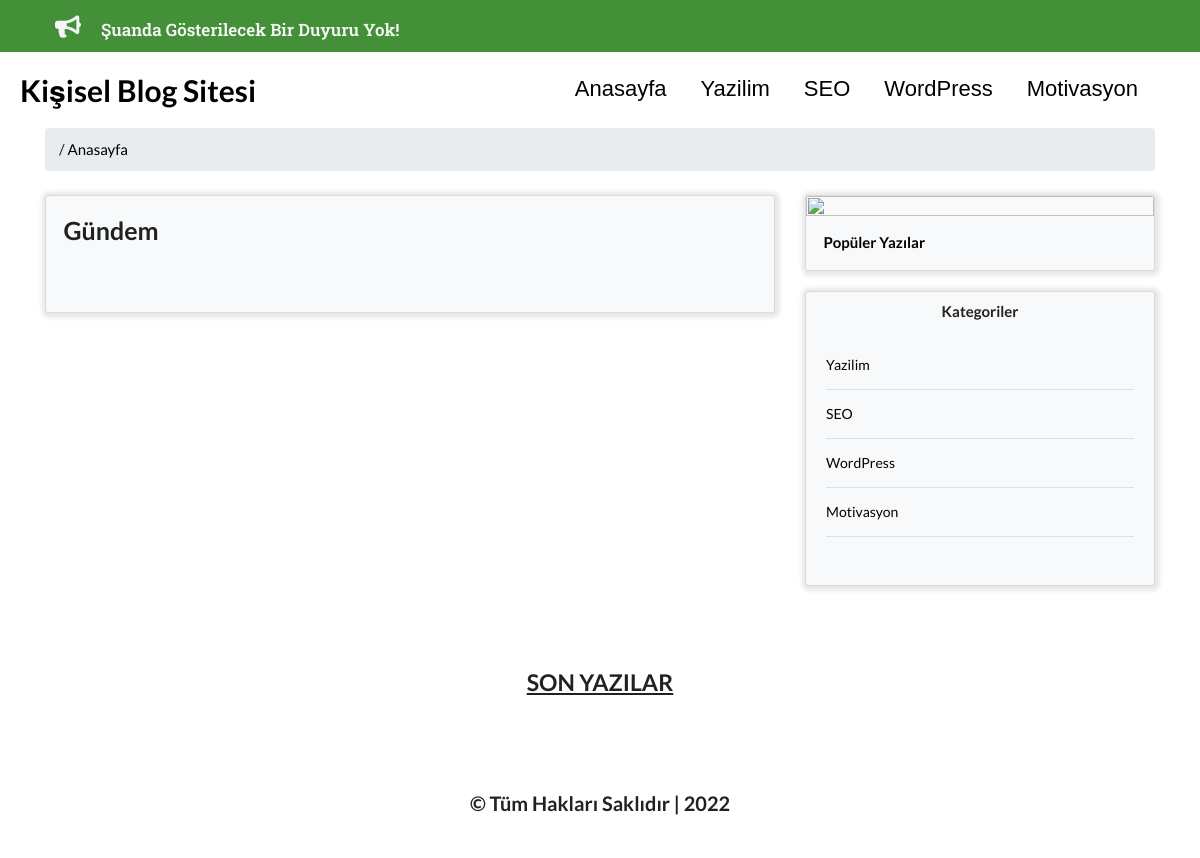
The page /index.php on the database its author committed.
### tables this page shows
CREATE TABLE IF NOT EXISTS `kategoriler` (
  `id` int(50) NOT NULL AUTO_INCREMENT,
  `kategori_isim` text NOT NULL,
  `kategori_seo` text NOT NULL,
  PRIMARY KEY (`id`)
);

### index.php (called while the page is built)
<?php
include("header.php");
include("main-blog-content.php");
include("last-post.php");
include("footer.php");
?>

### main-blog-content.php (the view, shortened to what this page needs)
<?php
$kategoriSQL = "SELECT * FROM kategoriler";
?>
<div class="main-container container">
    <div class="main-row row">
        <div class="main-left-col col-md-8">
            <div class="main-left-card card text-left bg-light">
                <div class="main-left-card-body card-body">
                    <p class="main-left-card-title card-title">Gündem</p>
                    <div class="left-card-content card text-white bg-light">
                        <div class="left-card-content-body card-body">
                        </div>
                    </div>
                </div>
            </div>
        </div>
        <div class="right-col col-md-4">
            <div class="right-card card text-white bg-light">
                <img class="right-card-img card-img-top" src="holder.js/100px180/" alt="">
                <div class="right-card-body card-body">
                    <h4 class="right-card-title card-title">Popüler Yazılar</h4>
                </div>
            </div>
            <div class="category-row row">
                <div class="category-col col-md-12">
                    <div class="category card bg-light">
                        <h4 class="category-title">
                            Kategoriler
                        </h4>
                        <div class="category-links">
                            <ul class="links">
                                <?php
                                foreach($connection->query($kategoriSQL) as $kategoriLink){
                                    echo '
                                        <li class="items">
                                            <a href="blog.php?kategori='.$kategoriLink['kategori_seo'].'" class="item-href">
                                                '.$kategoriLink['kategori_isim'].'
                                            </a>
                                        </li>
                                        <hr>
                                    ';
                                }
                                ?>
                            </ul>
                        </div>
                    </div>
                </div>
            </div>
        </div>
    </div>
</div>

### header.php (shortened to what this page needs)
<?php
include("admin/php/functions.php");
?>
<!DOCTYPE html>
<html lang="tr">
<head>
    <link rel="stylesheet" href="https://maxcdn.bootstrapcdn.com/bootstrap/4.5.2/css/bootstrap.min.css">
    <link rel="stylesheet" href="https://cdnjs.cloudflare.com/ajax/libs/font-awesome/4.7.0/css/font-awesome.min.css">
    <link rel="stylesheet" href="assets/css/style.css">
    <link href="css/owl.carousel.min.css" rel="stylesheet" type="text/html">
    <link href="css/owl.theme.default.min.css" rel="stylesheet" type="text/html">
    <link rel="stylesheet" href="https://cdnjs.cloudflare.com/ajax/libs/semantic-ui/2.2.7/semantic.min.css" />
</head>
<body>
    <header>
        <div class="header-container">
            <div class="header-row row">
                <div class="header-col col-md-12">
                    <div class="header-left">
                        <div class="header-left-text">
                            <p class="left-text">
                                <?php
                                $duyuruSQL = "SELECT * FROM duyurular WHERE duyuru_durum = 1";
                                $duyuruIslem = $connection->query($duyuruSQL);
                                $duyuruIslem->execute();
                                $duyuruCek = $duyuruIslem->fetch(PDO::FETCH_ASSOC);
                                if ($duyuruCek) {
                                    echo '
                                    <i class="fa fa-bullhorn" style="font-weight:800; font-size: 20px;"></i> &nbsp;&nbsp; ' . $duyuruCek['duyuru'] . '
                                    ';
                                } else {
                                    echo '
                                    <i class="fa fa-bullhorn" style="font-weight:800; font-size: 25px;"></i> &nbsp;&nbsp;&nbsp; Şuanda Gösterilecek Bir Duyuru Yok!
                                    ';
                                }
                                ?>
                            </p>
                        </div>
                    </div>
                </div>
            </div>
        </div>
    </header>
    <div class="menu-container navbar-container">
        <nav class="menu navbar navbar-expand-lg">
            <a class="menu-brand navbar-brand" href="index.php" style="color: white; font-size: 30px; margin-left: 10px; color: black; font-weight: 700;">
                Kişisel Blog Sitesi
            </a>
            <div class="menu-collapse collapse navbar-collapse" id="navbarNavDropdown">
                <ul class="menu-nav navbar-nav ml-auto">
                    <li class="menu-item nav-item">
                        <a class="menu-link nav-link" id="active" href="<?php echo "index.php" ?>">Anasayfa<span class="sr-only">(current)</span></a>
                    </li>
                            <?php
                            $drop = $connection->prepare("SELECT * FROM kategoriler");
                            $drop->execute();
                            if ($drop) {
                                foreach ($drop as $drp) {
                                    echo '
                                    <li class="menu-item nav-item">
                                        <a class="menu-link nav-link" href="blog.php?kategori='.$drp['kategori_seo'].'" > ' . $drp['kategori_isim'] . '</a>
                                    </li>
                                    ';
                                }
                            }
                            ?>
                </ul>
            </div>
        </nav>
    </div>
    <div class="breadcrumb-container container">
        <div class="breadcrumb-row row">
            <div class="breadcrumb-col col-md-12">
                <div class="breadcrumb">
                    <p class="breadcrumb-text" style="font-size: 15px;">
                        <?php
                        echo $kontrol->breadcrumbs2();
                        ?>
                </div>
            </div>
        </div>

### assets/css/style.css (style rules this page uses)
* { margin: 0; padding: 0; list-style-type: none; }
body { background-color: white; }
.header-container { background-color: #439038; padding: 10px; }
.header-container .header-row { margin: auto; }
.header-container .header-row .header-col .header-left .header-left-text .left-text { color: whitesmoke; margin-top: 5px; margin-left: 30px; max-width: 80%; font-family: 'Roboto Slab', serif; font-size: 17px; font-weight: 600; }
.menu-container .menu { background-color: white; padding: 10px; }
.menu-container .menu .menu-collapse .menu-nav { margin-right: 35px; }
.menu-container .menu .menu-collapse .menu-nav .menu-item { margin: 10px; }
.menu-container .menu .menu-collapse .menu-nav .menu-item .menu-link { color: black; font-size: 22px; font-family: 'Gill Sans', 'Gill Sans MT', Calibri, 'Trebuchet MS', sans-serif; -webkit-transition: all 0.3s ease-in-out; transition: all 0.3s ease-in-out; }
.menu-container .menu .menu-collapse .menu-nav .menu-item .menu-link::after { content: ''; display: block; width: 0; height: 2px; background: #000; -webkit-transition: 0.3s ease-in-out; transition: 0.3s ease-in-out; }
.main-container .main-row .main-left-col { margin-top: 10px; }
.main-container .main-row .main-left-col .main-left-card { -webkit-box-shadow: 1px 1px 4px 4px #e8e8e8; box-shadow: 1px 1px 4px 4px #e8e8e8; }
.main-container .main-row .main-left-col .main-left-card .main-left-card-body .main-left-card-title { font-weight: 600; font-size: 25px; }
.main-container .main-row .main-left-col .main-left-card .main-left-card-body .left-card-content { border: none; }
.main-container .main-row .right-col { margin-top: 10px; }
.main-container .main-row .right-col .right-card { -webkit-box-shadow: 1px 1px 4px 4px #e8e8e8; box-shadow: 1px 1px 4px 4px #e8e8e8; }
.main-container .main-row .right-col .right-card .right-card-body .right-card-title { color: black; }
.main-container .main-row .right-col .category-row { margin-top: 20px; }
.main-container .main-row .right-col .category-row .category-col .category { -webkit-box-shadow: 1px 1px 4px 4px #e8e8e8; box-shadow: 1px 1px 4px 4px #e8e8e8; }
.main-container .main-row .right-col .category-row .category-col .category .category-title { margin-top: 10px; text-align: center; }
.main-container .main-row .right-col .category-row .category-col .category .category-links .links { padding: 20px; }
.main-container .main-row .right-col .category-row .category-col .category .category-links .links .items { color: red; text-decoration: none; }
.main-container .main-row .right-col .category-row .category-col .category .category-links .links .items .item-href { color: black; }

### rows shown on the page
kategoriler: kategori_isim "Yazilim"
kategoriler: kategori_isim "SEO"
kategoriler: kategori_isim "WordPress"
kategoriler: kategori_isim "Motivasyon"

### other values the page prints
$sep "/"
$link "Anasayfa"
